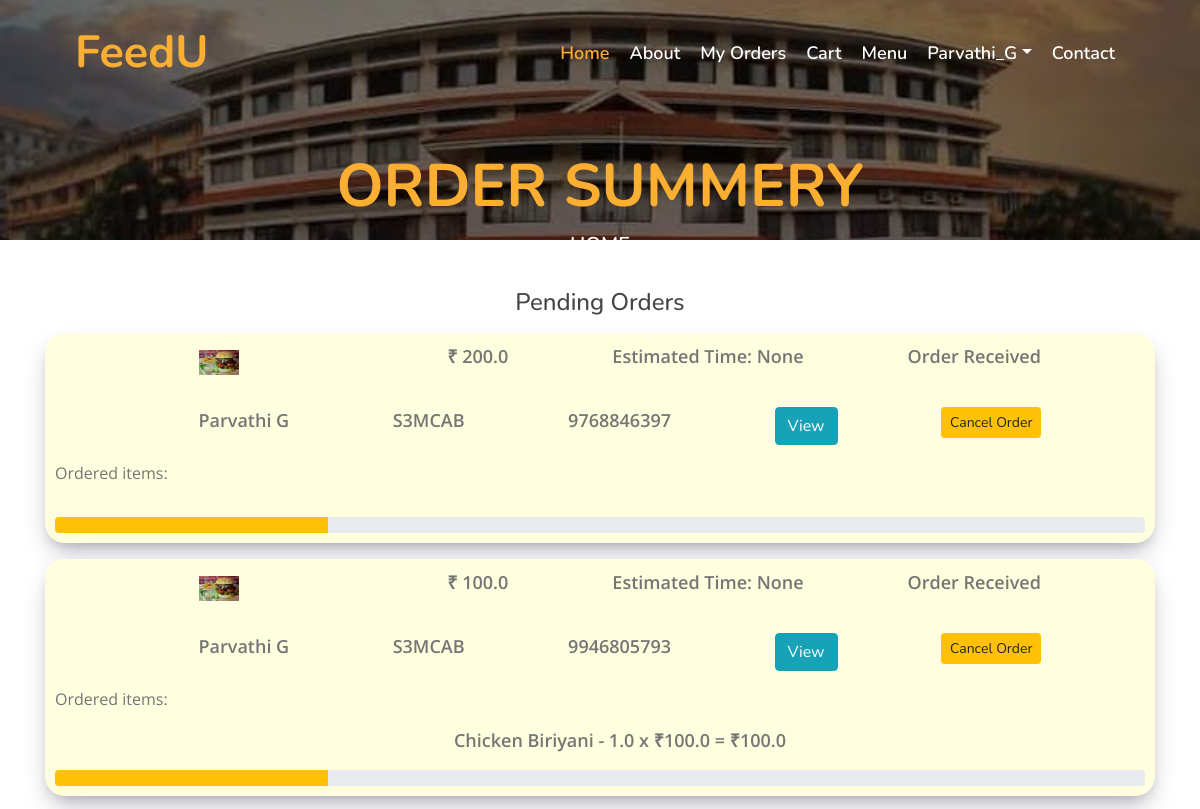
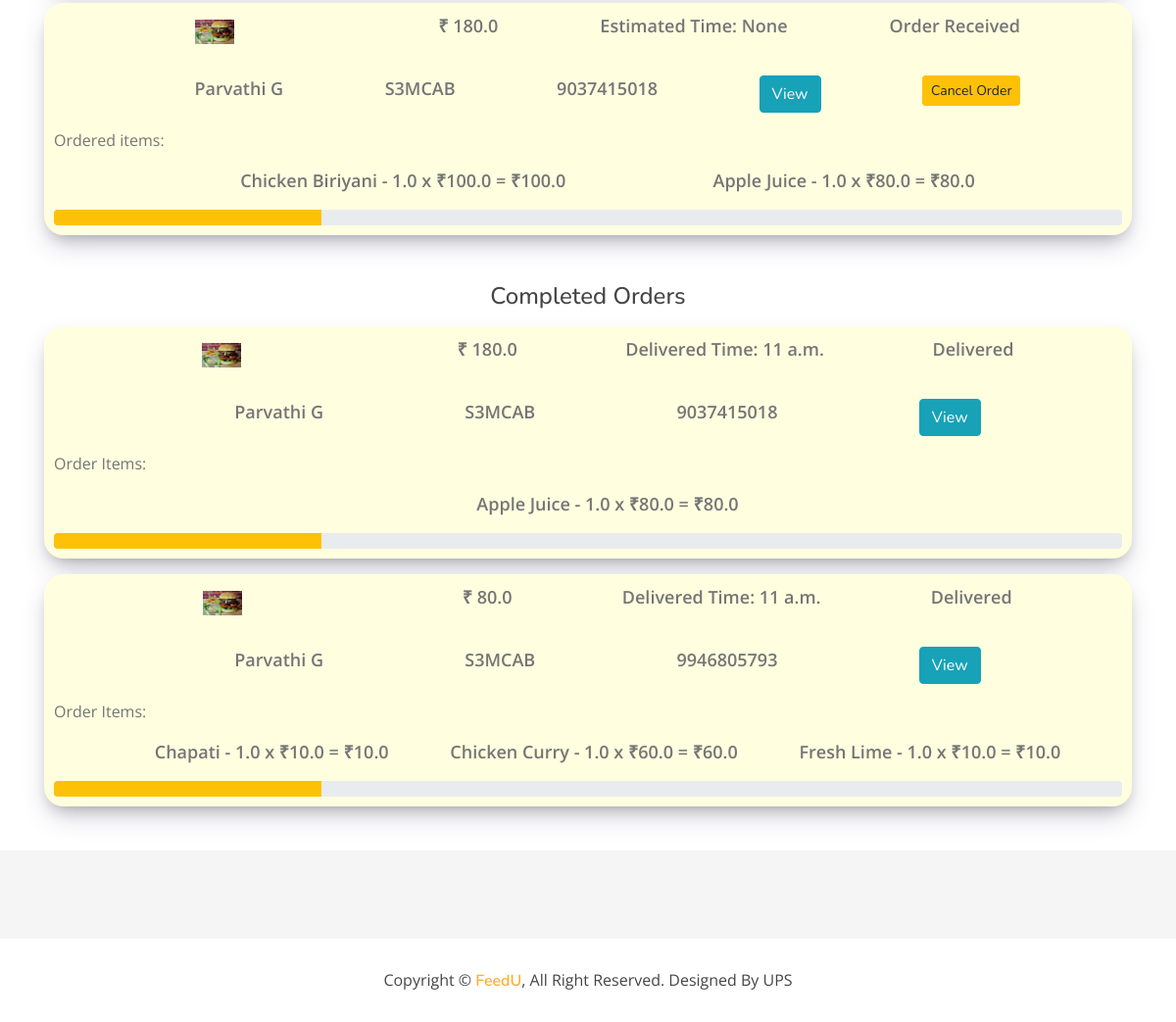
The app's page /order_summary_all (signed in) with its own data (2 pictures, top to bottom).
### Home/models.py (models this page shows, shortened)
class DeliveryAddress(models.Model):
    user = models.ForeignKey(User, on_delete=models.CASCADE, null=True, blank=True)
    order = models.ForeignKey(Order, on_delete=models.CASCADE, related_name='delivery')
    name = models.CharField(max_length=255)
    phone = models.CharField(max_length=20)
    address = models.CharField(max_length=200)
    order_status = models.CharField(max_length=20, default="Order Received")
    estimated_time = models.TimeField(null=True, blank=True)
    delivery_status = models.BooleanField(default=False)
    ordered_time = models.DateTimeField(auto_now_add=True)
    delivery_time = models.CharField(null=True, blank=True, max_length=20)
    rating  = models.IntegerField(null=True, blank=True)

class Order(models.Model):
    user = models.ForeignKey(User, on_delete=models.CASCADE, null=True, blank=True)
    order_number = models.CharField(max_length=20, unique=True)
    total_amount = models.FloatField(default=0.0)
    discount = models.FloatField(default=0.0)
    date = models.DateTimeField(auto_now_add=True)
    order_status = models.CharField(max_length=20, default="pending")
    payment_status = models.CharField(max_length=20, default="pending")

class OrderItem(models.Model):
    user = models.ForeignKey(User, on_delete=models.CASCADE,  null=True, blank=True)
    product = models.ForeignKey(FoodMenuItem, on_delete=models.CASCADE, related_name='foods')
    quantity = models.FloatField(default=1)
    total_price = models.FloatField()
    order = models.ForeignKey(Order, on_delete=models.CASCADE, related_name='order_items')

class FoodMenuItem(models.Model):
    name = models.CharField(max_length=100)
    description = models.TextField()
    category = models.CharField(
        max_length=25,
        choices=(("Food", "Food"), ("Snakes", "Snakes"), ("Beverages", "Beverages"), ("Diet_Food", "Diet_Food"))
    )
    image = models.ImageField(upload_to='menu_images/')
    available = models.BooleanField(default=True)
    rate = models.FloatField()
    discount_rate = models.FloatField( null=True, blank=True)
    offer = models.BooleanField(default=False, null=True, blank=True)
    timestamp = models.DateTimeField(default=timezone.now)

### Home/views.py (the view)
# urls.py: path("order_summary_all",views.order_summary_all,name="order_summary_all"),
@login_required(login_url="SignIn")
def order_summary_all(request):
    delivery_address_pending = DeliveryAddress.objects.filter(delivery_status = False, user=request.user)
    delivery_address_completed = DeliveryAddress.objects.filter(delivery_status = True,user=request.user)
    context = {
       "delivery_address_pending":delivery_address_pending,
       "delivery_address_completed":delivery_address_completed
    }
    return render(request,"order_summary_all.html",context)

### templates/order_summary_all.html (shortened to what this page needs)
{% extends 'index.html' %}{% block content%}
{% load static %}
<div class="page-header mb-0" style="height: 100px !important;overflow: hidden;">
    <div class="container" style="height: 100px !important;">
        <div class="row">
            <div class="col-12">
                <h2>ORDER SUMMERY</h2>
            </div>
            <div class="col-12">
                <a href="{%url 'Index' %}">Home</a>
            </div>
        </div>
    </div>
</div>
<div class="container ">
    <h4 class="text-center mt-5">Pending Orders</h4>
    {% for item in delivery_address_pending%}
    <div class="summer-items mt-3">
        <ul>
            <li><img src="{%static 'img\feature-1.jpg' %}" width="40px" height="40px" style="object-fit: contain;" alt=""></li>
            <li>₹ {{item.order.total_amount}}</li>
            <li>Estimated Time: {{item.estimated_time}}</li>
            <li>{{item.order_status}}</li>
        </ul>
        <ul class="mt-4">
            <li>{{item.name}}</li>
            <li>{{item.address}}</li>
            <li>{{item.phone}}</li>
            <li><a href="{%url 'order_summary' item.id%}" class="btn btn-info">View</a></li>
            <li><a href="{%url 'cancel_order' item.id %}" class="btn btn-warning btn-sm">Cancel Order</a></li>
        </ul>
            <p>Ordered items:</p>
        <ul>
            {% for order_item in item.order.order_items.all %}
                <li>
                    {{ order_item.product.name }} - {{ order_item.quantity }} x ₹{{ order_item.product.rate }} = ₹{{ order_item.total_price }}
                </li>
            {% endfor %}
        </ul>
        <div>
            <div class="progress">
                <div class="progress-bar bg-warning" role="progressbar" style="width: 25%" aria-valuenow="25"
                    aria-valuemin="0" aria-valuemax="100"></div>
            </div>
        </div>
    </div>
    {% endfor %}
    <h4 class="text-center mt-5">Completed Orders</h4>
    {% for item in delivery_address_completed%}
    <div class="summer-items mt-3">
        <ul>
            <li><img src="{%static 'img\feature-1.jpg' %}" width="40px" height="40px" style="object-fit: contain;" alt=""></li>
            <li>₹ {{item.order.total_amount}}</li>
            <li>Delivered Time: {{item.estimated_time}}</li>
            <li>{{item.order_status}}</li>
        </ul>
        <ul class="mt-4">
            <li>{{item.name}}</li>
            <li>{{item.address}}</li>
            <li>{{item.phone}}</li>
            <li><a href="{%url 'order_summary' item.id%}" class="btn btn-info">View</a></li>
        </ul>
        <p>Order Items:
        <ul>
            {% for order_item in item.order.order_items.all %}
                <li>
                    {{ order_item.product.name }} - {{ order_item.quantity }} x ₹{{ order_item.product.rate }} = ₹{{ order_item.total_price }}
                </li>
            {% endfor %}
        </ul>
        </p>
        <div>
            <div class="progress">
                <div class="progress-bar bg-warning" role="progressbar" style="width: 25%" aria-valuenow="25"
                    aria-valuemin="0" aria-valuemax="100"></div>
            </div>
        </div>
    </div>
        {% endfor %}
    </div>
    {% endblock %}

### templates/index.html (shortened to what this page needs)
<!DOCTYPE html>
{% load static %}
<html lang="en">
    <head>
        <link href="https://stackpath.bootstrapcdn.com/bootstrap/4.4.1/css/bootstrap.min.css" rel="stylesheet">
        <link href="https://cdnjs.cloudflare.com/ajax/libs/font-awesome/5.10.0/css/all.min.css" rel="stylesheet">
        <link href="{%static 'lib/animate/animate.min.css' %}" rel="stylesheet">
        <link href="{%static 'lib/owlcarousel/assets/owl.carousel.min.css' %}" rel="stylesheet">
        <link href="{%static 'lib/flaticon/font/flaticon.css' %}" rel="stylesheet">
        <link href="{%static 'lib/tempusdominus/css/tempusdominus-bootstrap-4.min.css' %}" rel="stylesheet" />
        <link href="{%static 'css/style.css' %}" rel="stylesheet">
    </head>
    <body>
        <div class="navbar navbar-expand-lg bg-light navbar-light">
            <div class="container-fluid">
                <a href="{%url 'Index' %}" class="navbar-brand">FeedU</a>
                <div class="collapse navbar-collapse justify-content-between" id="navbarCollapse">
                    <div class="navbar-nav ml-auto">
                        <a href="{%url 'Index' %}" class="nav-item nav-link active">Home</a>
                        {% if request.user.is_authenticated %}
                        <a href="{%url 'Index' %}#about" class="nav-item nav-link">About</a>
                        <a href="{%url 'order_summary_all' %}" class="nav-item nav-link">My Orders</a>
                        <a href="{%url 'my_booking' %}" class="nav-item nav-link">Cart</a>
                        {% endif %}
                        <a href="{%url 'FoodMenu' %}" class="nav-item nav-link">Menu</a>
                        {% if request.user.is_authenticated %}
                        <div class="nav-item dropdown">
                            <a href="#" class="nav-link dropdown-toggle" data-toggle="dropdown">{{request.user}}</a>
                        </div>
                        {% endif %}
                        <a href="{%url 'Index' %}#contact" class="nav-item nav-link">Contact</a>
                    </div>
                </div>
            </div>
        </div>
{% block content %}{% endblock %}
        <div class="footer">
            <div class="copyright">
                <div class="container">
                    <p>Copyright &copy; <a href="#">FeedU</a>, All Right Reserved.</p>
                    <p>Designed By UPS<a href=""></a></p>
                </div>
            </div>
        </div>
    </body>
</html>

### static/css/style.css (style rules this page uses)
body { color: #757575; background: #ffffff; font-family: 'open sans', sans-serif; }
h1, h2, h3, h4, h5, h6 { color: #454545; font-family: 'Nunito', sans-serif; }
a { font-family: 'Nunito', sans-serif; font-weight: 600; color: #fbaf32; transition: .3s; }
.container-fluid { max-width: 1366px; }
.navbar { position: relative; transition: .5s; z-index: 999; }
.navbar .navbar-brand { margin: 0; color: #fbaf32; font-size: 45px; line-height: 0px; font-weight: 700; font-family: 'Nunito', sans-serif; transition: .5s; }
@media (min-width: 992px) { .navbar { position: absolute; width: 100%; padding: 30px 60px; background: transparent !important; z-index: 9; } }
@media (min-width: 992px) { .navbar .navbar-brand { color: #fbaf32; } }
@media (min-width: 992px) { .navbar-light .navbar-nav .nav-link, .navbar-light .navbar-nav .nav-link:focus { padding: 10px 10px 8px 10px; font-family: 'Nunito', sans-serif; color: #ffffff; font-size: 18px; font-weight: 600; } }
@media (min-width: 992px) { .navbar-light .navbar-nav .nav-link:hover, .navbar-light .navbar-nav .nav-link.active { color: #fbaf32; } }
.page-header { position: relative; margin-bottom: 45px; padding: 150px 0 90px 0; text-align: center; background: linear-gradient(rgba(0, 0, 0, .5), rgba(0, 0, 0, .5)), url(../img/collage.jpg); background-position: center; background-repeat: no-repeat; background-size: cover; }
.page-header h2 { position: relative; color: #fbaf32; font-size: 60px; font-weight: 700; }
.page-header a { position: relative; padding: 0 12px; font-size: 20px; text-transform: uppercase; color: #ffffff; }
.page-header a::after { position: absolute; content: "/"; width: 8px; height: 8px; top: -1px; right: -7px; text-align: center; color: #fbaf32; }
.page-header a:last-child::after { display: none; }
.footer { position: relative; margin-top: 45px; padding-top: 90px; background: rgba(0, 0, 0, .04); }
.footer .copyright { position: relative; width: 100%; padding: 30px 0; text-align: center; background: #ffffff; }
.footer .copyright p { margin: 0; display: inline-block; color: #454545; }
.footer .copyright p a { color: #fbaf32; }

### templates/order_summary_all.html (style rules this page uses)
.summer-items { padding: 10px; border-radius: 20px; background-color: lightyellow; box-shadow: rgba(50, 50, 93, 0.25) 0px 13px 27px -5px, rgba(0, 0, 0, 0.3) 0px 8px 16px -8px; }
.summer-items ul { list-style: none; display: flex; justify-content: space-evenly; }
.summer-items li { text-align: center; font-size: large; font-weight: 600; }

### records on screen
DeliveryAddress: order.total_amount "200.0", estimated_time "None", order_status "Order Received", name "Parvathi G", address "S3MCAB", phone "9768846397"
DeliveryAddress: order.total_amount "100.0", estimated_time "None", order_status "Order Received", name "Parvathi G", address "S3MCAB", phone "9946805793"
OrderItem: product.name "Chicken Biriyani", quantity "1.0", product.rate "100.0", total_price "100.0"
DeliveryAddress: order.total_amount "180.0", estimated_time "None", order_status "Order Received", name "Parvathi G", address "S3MCAB", phone "9037415018"
OrderItem: product.name "Chicken Biriyani", quantity "1.0", product.rate "100.0", total_price "100.0"
OrderItem: product.name "Apple Juice", quantity "1.0", product.rate "80.0", total_price "80.0"
DeliveryAddress: order.total_amount "180.0", estimated_time "11 a.m.", order_status "Delivered", name "Parvathi G", address "S3MCAB", phone "9037415018"
OrderItem: product.name "Apple Juice", quantity "1.0", product.rate "80.0", total_price "80.0"
DeliveryAddress: order.total_amount "80.0", estimated_time "11 a.m.", order_status "Delivered", name "Parvathi G", address "S3MCAB", phone "9946805793"
OrderItem: product.name "Chapati", quantity "1.0", product.rate "10.0", total_price "10.0"
OrderItem: product.name "Chicken Curry", quantity "1.0", product.rate "60.0", total_price "60.0"
OrderItem: product.name "Fresh Lime", quantity "1.0", product.rate "10.0", total_price "10.0"

### other values on screen
{{ request.user }} "Parvathi_G"
